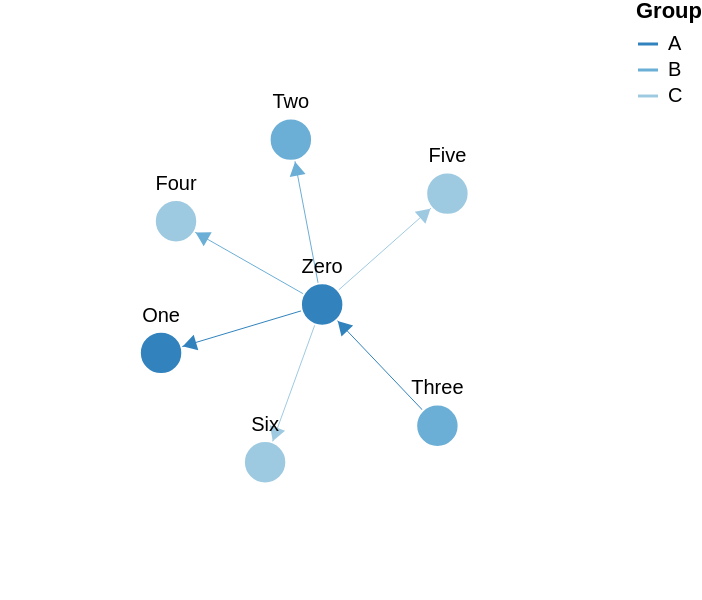

Write a Vega-Lite specification for this figure.
### Vega specification from a JSON file in a GitHub repository (floating-point values rounded to 4 significant figures)
{"$schema": "https://vega.github.io/schema/vega/v5.json", "description": "A node-link diagram with force-directed layout.", "width": 300, "height": 300, "padding": 0, "signals": [{"name": "cx", "update": "width / 2"}, {"name": "cy", "update": "height / 2"}, {"name": "nodeRadius", "value": 15}, {"name": "nodeCharge", "value": -80}, {"name": "linkDistance", "value": 80}, {"name": "static", "value": true, "bind": {"input": "checkbox"}}, {"description": "State variable for active node fix status.", "name": "fix", "value": false, "on": [{"events": "symbol:mouseout[!event.buttons], window:mouseup", "update": "false"}, {"events": "symbol:mouseover", "update": "fix || true"}, {"events": "[symbol:mousedown, window:mouseup] > window:mousemove!", "update": "xy()", "force": true}]}, {"description": "Graph node most recently interacted with.", "name": "node", "value": null, "on": [{"events": "symbol:mouseover", "update": "fix === true ? item() : node"}]}, {"description": "Flag to restart Force simulation upon data changes.", "name": "restart", "value": false, "on": [{"events": {"signal": "fix"}, "update": "fix && fix.length"}]}], "scales": [{"name": "color", "type": "ordinal", "domain": {"data": "node-data", "field": "group"}, "range": {"scheme": "category20c"}}, {"name": "colorlink", "type": "ordinal", "domain": {"data": "link-data", "field": "group"}, "range": {"scheme": "category20c"}}], "legends": [{"title": "Group", "stroke": "color", "symbolType": "stroke"}], "marks": [{"name": "nodes", "type": "symbol", "zindex": 1, "from": {"data": "node-data"}, "on": [{"trigger": "fix", "modify": "node", "values": "fix === true ? {fx: node.x, fy: node.y} : {fx: fix[0], fy: fix[1]}"}, {"trigger": "!fix", "modify": "node", "values": "{fx: null, fy: null}"}], "encode": {"enter": {"fill": {"scale": "color", "field": "group"}, "stroke": {"value": "white"}}, "update": {"size": {"signal": "2 * nodeRadius * nodeRadius"}, "cursor": {"value": "pointer"}}}, "transform": [{"type": "force", "iterations": 300, "restart": {"signal": "restart"}, "static": {"signal": "static"}, "signal": "force", "forces": [{"force": "center", "x": {"signal": "cx"}, "y": {"signal": "cy"}}, {"force": "collide", "radius": {"signal": "nodeRadius"}}, {"force": "nbody", "strength": {"signal": "nodeCharge"}}, {"force": "link", "links": "link-data", "distance": {"signal": "linkDistance"}}]}]}, {"type": "text", "name": "labels", "from": {"data": "nodes"}, "zindex": 2, "interactive": false, "transform": [{"type": "label", "avoidMarks": ["nodes"], "anchor": ["top", "bottom", "right", "left"], "offset": [1], "size": {"signal": "[width + 60, height]"}}], "encode": {"enter": {"fill": {"value": "black"}, "align": {"value": "center"}, "baseline": {"value": "middle"}, "fontSize": {"value": 10}, "text": {"field": "datum.label"}}, "update": {"x": {"field": "x"}, "y": {"field": "y"}}}}, {"type": "path", "from": {"data": "link-data"}, "interactive": false, "encode": {"update": {"stroke": {"scale": "colorlink", "field": "group"}, "strokeWidth": {"value": 0.5}}}, "transform": [{"type": "linkpath", "require": {"signal": "force"}, "shape": "line", "sourceX": "datum.source.x", "sourceY": "datum.source.y", "targetX": "datum.target.x", "targetY": "datum.target.y"}]}, {"name": "arrows", "type": "symbol", "from": {"data": "link-data"}, "zindex": {"value": 40}, "encode": {"enter": {"fill": {"scale": "colorlink", "field": "group"}, "stroke": {"scale": "colorlink", "field": "group"}, "shape": {"value": "triangle-right"}, "size": {"value": 40}}, "update": {"x": {"field": "target.x"}, "y": {"field": "target.y"}}, "hover": {"opacity": {"value": 1}}}, "transform": [{"type": "formula", "as": "tan", "expr": "atan2((datum.datum.target.y-datum.datum.source.y),(datum.datum.target.x-datum.datum.source.x))"}, {"type": "formula", "as": "angle", "expr": "datum.tan*180/PI"}, {"type": "formula", "as": "y", "expr": "datum.datum.target.y - nodeRadius*sin(datum.tan)"}, {"type": "formula", "as": "x", "expr": "datum.datum.target.x - nodeRadius*cos(datum.tan)"}]}], "data": [{"name": "node-data", "values": [{"id": 0, "label": "Zero", "group": "A"}, {"id": 1, "label": "One", "group": "A"}, {"id": 2, "label": "Two", "group": "B"}, {"id": 3, "label": "Three", "group": "B"}, {"id": 4, "label": "Four", "group": "C"}, {"id": 5, "label": "Five", "group": "C"}, {"id": 6, "label": "Six", "group": "C"}]}, {"name": "link-data", "values": [{"id": 1, "source": 0, "target": 1, "group": "A"}, {"id": 2, "source": 0, "target": 2, "group": "C"}, {"id": 3, "source": 3, "target": 0, "group": "A"}, {"id": 4, "source": 0, "target": 4, "group": "C"}, {"id": 5, "source": 0, "target": 5, "group": "B"}, {"id": 6, "source": 0, "target": 6, "group": "B"}]}]}
